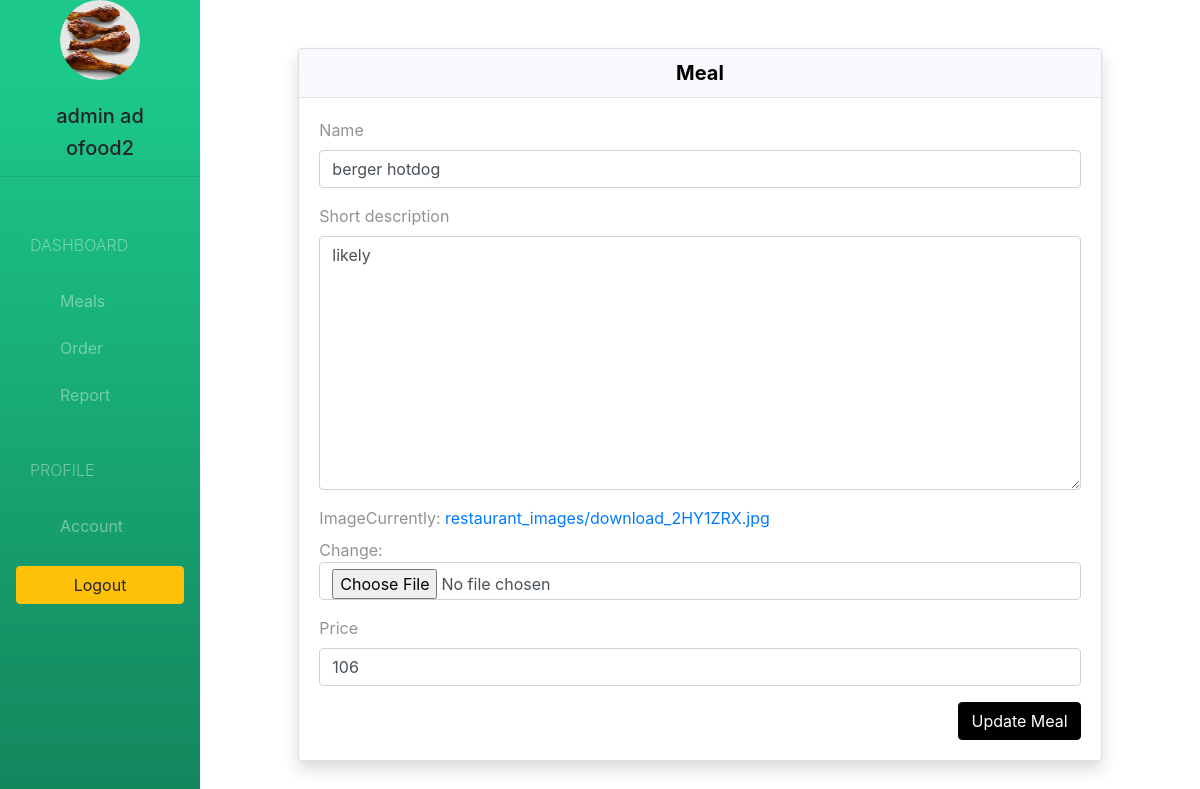
The app's page /restaurant/meal/edit/2 (signed in) with its own data.
### coreapp/models.py (models this page shows, shortened)
class Restaurant(models.Model):
    user = models.OneToOneField(User , on_delete=models.CASCADE, related_name='restaurant')
    name = models.CharField(max_length=255)
    phone = models.CharField(max_length=255)
    address= models.CharField(max_length=255)
    logo = models.ImageField(upload_to='restaurant_images/')

class Meal(models.Model):
    restaurant = models.ForeignKey(Restaurant, on_delete=CASCADE , related_name='restaurant')
    name = models.CharField(max_length=255)
    short_description = models.TextField(max_length=500)
    image = models.ImageField(upload_to='restaurant_images/')
    price = models.IntegerField(default=0)

### coreapp/views.py (the view)
# urls.py: path('restaurant/meal/edit/<int:meal_id>',views.restaurant_edit_meal , name = 'restaurant_edit_meal' ),
@login_required(login_url = '/restaurant/sign_in/')
def restaurant_edit_meal(request , meal_id):
    if request.method == "POST":
        meal_form = MealForm(request.POST, request.FILES , instance=Meal.objects.get(id=meal_id))
        if meal_form.is_valid():
            meal_form.save()
            return redirect(restaurant_meal)
    meal_form = MealForm(instance=Meal.objects.get(id=meal_id))
    return render(request, 'restaurant/edit_meal.html',{
        "meal_form": meal_form,
    })

### coreapp/forms.py
class MealForm(forms.ModelForm):
    class Meta:
        model = Meal
        exclude = ("restaurant",)

### coreapp/templates/restaurant/edit_meal.html (shortened to what this page needs)
{% extends 'restaurant/base.html' %}
{% load bootstrap4 %}
{%block body %}
<div class="row">
    <div class="col-md-10 offset-md-1">
        <div class="card shadow text-white mb-3 mt-5">
            <div class="card-header text-center">
                <h5 class="m-0 font-weight-bold text-black"> Meal </h5>
            </div>
            <div class="card-body">
                <form action="" method="post" enctype="multipart/form-data">
                    {% bootstrap_form meal_form %}
                    <button type="submit" class="btn btn-black float-right">Update Meal</button>
                </form>
            </div>
        </div>
    </div>
</div>
{% endblock %}

### coreapp/templates/restaurant/base.html (shortened to what this page needs)
{% extends 'restaurant/layout.html' %}
{% block sidebar %}
{% url 'restaurant_meal' as restaurant_meal_url %}
{% url 'restaurant_order' as restaurant_order_url %}
{% url 'restaurant_report' as restaurant_report_url %}
{% url 'restaurant_account' as restaurant_account_url %}
<div class="text-center mt4">
  <img src="{{ request.user.restaurant.logo.url }}" class="rounded-circle"  width="80" height="80" alt="">
  <br><br>
  <h5>{{ request.user.get_full_name }}</h5>
  <h5>{{ request.user.restaurant.name }}</h5>
</div>
<hr>
<div class="list-group">
  <span class="text-uppercase">Dashboard</span>
   <a href="{% url 'restaurant_meal' %}"
     class="list-group-item {% if request.path == restaurant_meal_url %} active {% endif %}">Meals</a>
   <a href="{% url 'restaurant_order' %}"
     class="list-group-item {% if request.path == restaurant_order_url %} active {% endif %}">
     Order
    </a>
   <a href="{% url 'restaurant_report' %}"
      class="list-group-item {% if request.path == restaurant_report_url %} active {% endif %}">Report</a>
  <span class="text-uppercase">Profile</span>
     <a href="{% url 'restaurant_account' %}"
     class="list-group-item {% if request.path == restaurant_account_url %} active {% endif %}">Account</a>
</div>
<div class="text-center my-3 mx-3">
    <form
        method="post"
        action="{% url 'restaurant_sign_out' %}"
        style="display: inline"
      >
        <button type="submit" class="btn btn-warning btn-block">Logout</button>
    </form>
</div>
{% endblock %}

### coreapp/statics/css/styles.css (style rules this page uses)
.btn-black { color: rgb(255, 255, 255); background-color: black; border-color: black; }
.sidebar .list-group > span { color: #ffffff66; display: block; margin-top: 20px; padding: 20px 30px; font-size: 16px; font-weight: 300; }
.sidebar .list-group .list-group-item { background-color: transparent; color: #ffffff66; border: 0; padding-left: 60px; padding-right: 30px; }
.card-header { padding: 0.75rem 1.25rem; margin-bottom: 0; background-color: #f8f9fc; border-bottom: 1px solid #e3e6f0; }
.card-body { color: #919295; }
.text-black { color: black; }

### records on screen
Meal: name "berger hotdog", short_description "likely", price "106"

### other values on screen
{{ request.user.get_full_name }} "admin ad"
{{ request.user.restaurant.name }} "ofood2"
